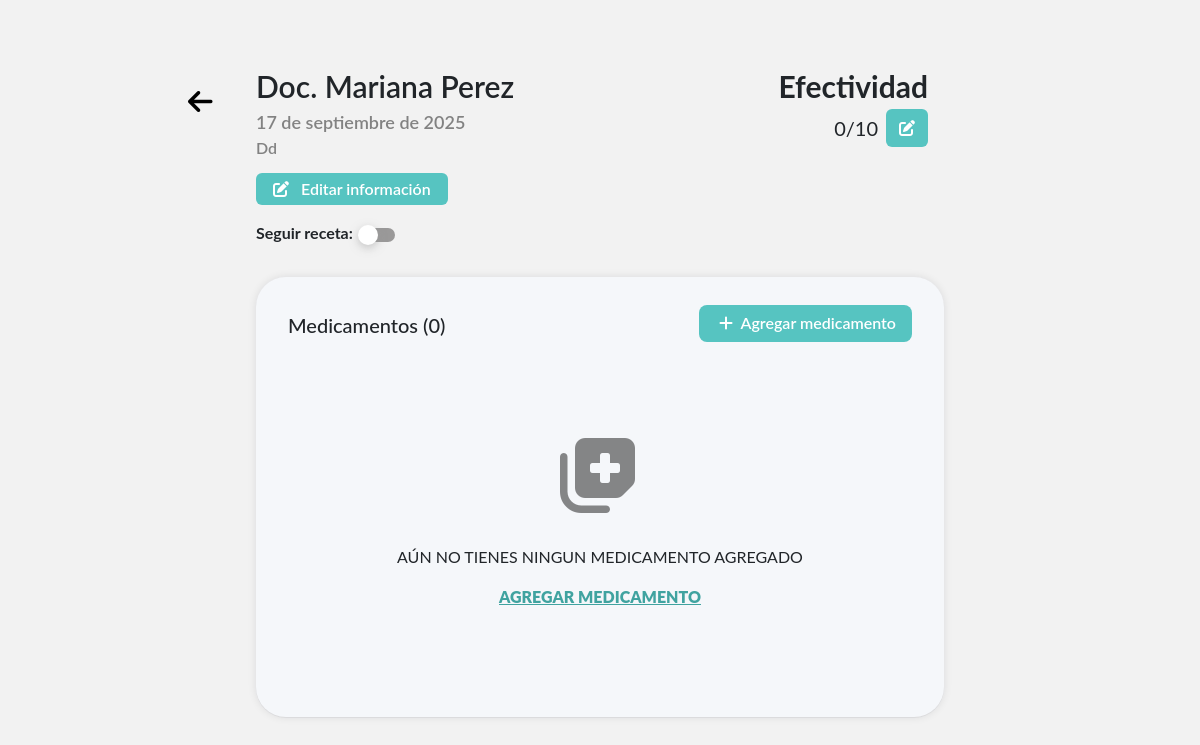
/receta/43/, run on the app's committed database.
### miApp/models.py (models this page shows, shortened)
class Receta(models.Model):
    doc = models.CharField(max_length=255)
    fecha = models.DateField()
    efectividad = models.IntegerField(default=0)
    activo = models.BooleanField(default=False)
    lugar = models.CharField(max_length=100, null=True , blank=True)
    def cantidad_medicinas(self):
        return self.medicamentos.count()

### miApp/views.py (the view, shortened to what this page needs)
# urls.py: path('receta/<int:id>/', views.RecetaDetalle, name='receta-detalle'),
def RecetaDetalle(request, id):
    receta = Receta.objects.get(id=id)
    medicinas = Medicamento.objects.filter(receta_id=id).order_by('-id')
    return render(request, "recetaDetalle.html", {"receta": receta, "medicinas": medicinas})

### miApp/templates/recetaDetalle.html (shortened to what this page needs)
{% load static %}
<!DOCTYPE html>
<html lang="en">
<head>
    <link href="https://cdn.jsdelivr.net/npm/bootstrap@5.3.8/dist/css/bootstrap.min.css" rel="stylesheet">
    <link rel="stylesheet" href="https://cdnjs.cloudflare.com/ajax/libs/font-awesome/6.7.2/css/all.min.css">
    <link rel="stylesheet" href="{% static 'css/root.css' %}">
    <link rel="stylesheet" href="{% static 'css/detalles.css' %}">
    <link rel="stylesheet" href="{% static 'css/modalAgregarMedicamento.css' %}">
    <link rel="stylesheet" href="{% static 'css/modalAgregar.css' %}">
</head>
<body>
    <div class="container container-fluid w-50 ">
        <div class="back">
        <a href="../../"><i class="fa-solid fa-arrow-left fs-3 mt-3"></i></a>
        </div>
        <div class="top d-flex">
            <div class="informacion">
                <p class="doc">
                    {%  if  receta.doc|default_if_none:"" %}
                         Doc. {{ receta.doc|title }}
                        {% else %}
                        Doctor no asignado
                        {% endif %}
                </p>
                <p class="fecha mb-0">{{  receta.fecha|date:"j \\d\\e F \\d\\e Y"  }}</p>
                <p class="mb-0 lugar">
                        {%  if  receta.lugar|default_if_none:"" %}
                        {{ receta.lugar|title }}
                        {% else %}
                        Lugar no asignado
                        {% endif %}
                </p>
                <button class="btn scl2 editRecetaInfo"
                    data-bs-toggle="modal"
                    data-bs-target="#editarRecetaModal"
                    data-id="{{receta.id}}"
                    data-doc="{{receta.doc}}"
                    data-lugar="{{receta.lugar}}"
                    data-fecha="{{receta.fecha|stringformat:'s'}}"
                    >
                    <i class="fa-solid fa-edit me-2"></i> Editar información</button>
               <div class="checkbox-wrapper-3 d-flex">
                <p><b>Seguir receta:</b></p>
                <label for="cbx-3" class="toggle"><span></span></label>
                </div>
            </div>
            <div class="efectividad ">
                <p class="title"><b>Efectividad</b></p>
                <div class="efectividad-child d-flex">
                    <p class="valor me-3 mb-0" id="efectividad-valor"  data-efectid="{{ receta.id }}">{{ receta.efectividad }}/10</p>
                    <button class="btn scl2" id="efectividad-btn">
                        <i class="fa-solid fa-edit"></i>
                    </button>
                </div>
            </div>
        </div>
        <div class="info">
            <div class="info-top mb-3">
                <h5 class="mt-1">Medicamentos ({{receta.cantidad_medicinas}})</h5>
                <button class="scl2 aggbtn " data-bs-toggle="modal" data-bs-target="#exampleModal" ><i class="fa-solid fa-plus me-1 "  ></i><span class="agg"> Agregar medicamento</span></button>
            </div>
            <div class="info-contenido ">
                {% if medicinas %}
                {% for med in medicinas %}
                <div class="medicina">
                    <div class="mediciona-info">
                        <p class="medicina-title">{{ med.nombre|upper}}</p>
                        <div class="periodos">
                             <p class="cada me-2"><i class="fa-solid fa-capsules"></i> {{ med.cantidad}}</p>
                            <p class="cada me-4"><i class="fa-regular fa-clock"></i> Cada: {{ med.cada }}</p>
                            <p class="durante"><i class="fa-regular fa-calendar"></i> Durante:   {{ med.durante}}</p>
                        </div>
                    </div>
                    <div class="mediciona-acciones">
                        <button class="scl ver btn"
                            data-bs-toggle="modal"
                            data-bs-target="#modalMedicamento"
                            data-img="{% if med.img %}{{ med.img }}{% else %}/media/default.png{% endif %}"
                        >
                        <i class="fa-solid fa-eye"></i></button>
                        <button class="scl edit btn"
                        data-receta_id="{{receta.id}}"
                        data-id="{{ med.id }}"
                        data-title="{{med.nombre|capfirst}}"
                        data-cantidad="{{med.cantidad}}"
                        data-cada="{{med.cada}}"
                        data-durante="{{med.durante}}"
                        data-bs-toggle="modal" data-bs-target="#editModal"
                        ><i class="fa-solid fa-pencil"></i></button>
                        <button class="scl borrar btn" onclick="document.getElementById('deleteReceta-{{ med.id }}').submit()"><i class="fa-solid fa-trash"></i></button>
                        <form action="./" method="POST" id="deleteReceta-{{ med.id }}"> {% csrf_token %}<input type="hidden" name="deleteID" value="{{ med.id }}" ></form>
                    </div>
                </div>
                {% endfor %}
                 {% else%}
                    {%  include 'sinMedicinas.html' %}
                {% endif %}
            </div>
        </div>
    </div>
</body>
</html>

### miApp/static/css/root.css (style rules this page uses)
:root { --botones: #56C4C1; --card: #F5F7FA; --borde: #C0C0C0; --opaco: #00000076; --delete: rgb(209, 94, 52); --text: rgb(64, 163, 160); }
body { background-color: #F2F2F2; font-family: 'Lato', sans-serif; }
.scl2 { transition: 0.3s ease-out; }

### miApp/static/css/modalAgregarMedicamento.css (style rules this page uses)
.title { font-size: 30px !important; }

### data on the page
Receta: doc "Mariana Perez", fecha "17 de septiembre de 2025", lugar "Dd", efectividad "0", cantidad_medicinas "0"
